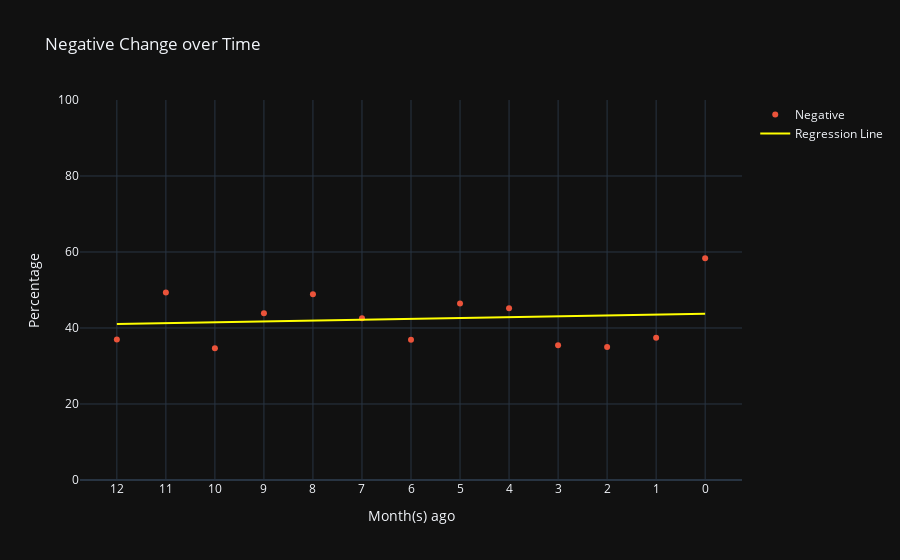

Here is the notebook cell this chart was saved with:
### Markdown cell above
# Subgraph

### Code cell
y_values = df_groupby_date_label['NEGATIVE']/df_groupby_date_label['TOTAL']*100

x_numeric = np.arange(len(df_groupby_date_label.index)).reshape(-1, 1)

model = LinearRegression()
model.fit(x_numeric, y_values)
line = model.predict(x_numeric)

hover_text = ['Y: {:.2f}%<br>Percent Change with previous month: {:.2f}%<br>Absolute Change with previous month: {:.2f}%'.format(y_values[i], (y_values[i]-y_values[i-1])/y_values[i-1]*100, y_values[i]-y_values[i-1]) if y_values[i]-y_values[i-1] <= 0 else 'Y: {:.2f}%<br>Percent Change with previous month: +{:.2f}%<br>Absolute Change with previous month: +{:.2f}%'.format(y_values[i], (y_values[i]-y_values[i-1])/y_values[i-1]*100, y_values[i]-y_values[i-1]) for i in range(1, len(y_values))]
hover_text.insert(0, 'Y: '+"{:.2f}".format(y_values[0])+'%<br>Percent Change with previous month: 0%<br>Absolute Change with previous month: 0%')

fig3 = go.Figure()
fig3.add_trace(go.Scatter(x=df_groupby_date_label.index,
                         y=y_values,
                         mode='markers',
                         marker=dict(color='#eb533a'),
                         name='Negative',
                         text=hover_text,
                         hovertemplate='%{text}<extra></extra>'))

fig3.add_trace(go.Scatter(x=df_groupby_date_label.index,
                         y=line,
                         mode='lines',
                         line=dict(color='yellow'),
                         name='Regression Line',
                         text=['Percentage Change over the whole period: {:.2f}%'.format(line[-1]-line[0]) if (line[-1]-line[0]) <= 0 else 'Percentage Change over the whole period: +{:.2f}%'.format(line[-1]-line[0]) for i in range(len(y_values))],
                         hovertemplate='%{text}<extra></extra>'))

fig3.update_layout(title='Negative Change over Time', xaxis_title='Month(s) ago', yaxis_title='Percentage', yaxis_range=[0,100])
fig3.show()

### Figure 1 — Plotly figure (JSON) as saved in the notebook; plotly's stock layout.template omitted (floating-point values rounded to 4 significant figures)
{"data": [{"hovertemplate": "%{text}<extra></extra>", "marker": {"color": "#eb533a"}, "mode": "markers", "name": "Negative", "text": ["Y: 36.97%<br>Percent Change with previous month: 0%<br>Absolute Change with previous month: 0%", "Y: 49.37%<br>Percent Change with previous month: +33.55%<br>Absolute Change with previous month: +12.40%", "Y: 34.69%<br>Percent Change with previous month: -29.72%<br>Absolute Change with previous month: -14.67%", "Y: 43.88%<br>Percent Change with previous month: +26.47%<br>Absolute Change with previous month: +9.18%", "Y: 48.89%<br>Percent Change with previous month: +11.42%<br>Absolute Change with previous month: +5.01%", "Y: 42.59%<br>Percent Change with previous month: -12.88%<br>Absolute Change with previous month: -6.30%", "Y: 36.89%<br>Percent Change with previous month: -13.38%<br>Absolute Change with previous month: -5.70%", "Y: 46.43%<br>Percent Change with previous month: +25.85%<br>Absolute Change with previous month: +9.54%", "Y: 45.22%<br>Percent Change with previous month: -2.61%<br>Absolute Change with previous month: -1.21%", "Y: 35.45%<br>Percent Change with previous month: -21.59%<br>Absolute Change with previous month: -9.76%", "Y: 35.00%<br>Percent Change with previous month: -1.28%<br>Absolute Change with previous month: -0.45%", "Y: 37.41%<br>Percent Change with previous month: +6.89%<br>Absolute Change with previous month: +2.41%", "Y: 58.33%<br>Percent Change with previous month: +55.93%<br>Absolute Change with previous month: +20.92%"], "type": "scatter", "x": ["12", "11", "10", "9", "8", "7", "6", "5", "4", "3", "2", "1", "0"], "y": [36.97, 49.37, 34.69, 43.88, 48.89, 42.59, 36.89, 46.43, 45.22, 35.45, 35, 37.41, 58.33]}, {"hovertemplate": "%{text}<extra></extra>", "line": {"color": "yellow"}, "mode": "lines", "name": "Regression Line", "text": ["Percentage Change over the whole period: +2.69%", "Percentage Change over the whole period: +2.69%", "Percentage Change over the whole period: +2.69%", "Percentage Change over the whole period: +2.69%", "Percentage Change over the whole period: +2.69%", "Percentage Change over the whole period: +2.69%", "Percentage Change over the whole period: +2.69%", "Percentage Change over the whole period: +2.69%", "Percentage Change over the whole period: +2.69%", "Percentage Change over the whole period: +2.69%", "Percentage Change over the whole period: +2.69%", "Percentage Change over the whole period: +2.69%", "Percentage Change over the whole period: +2.69%"], "type": "scatter", "x": ["12", "11", "10", "9", "8", "7", "6", "5", "4", "3", "2", "1", "0"], "y": [41.05, 41.27, 41.5, 41.72, 41.95, 42.17, 42.39, 42.62, 42.84, 43.07, 43.29, 43.52, 43.74]}], "layout": {"title": {"text": "Negative Change over Time"}, "xaxis": {"title": {"text": "Month(s) ago"}}, "yaxis": {"range": [0, 100], "title": {"text": "Percentage"}}}}
